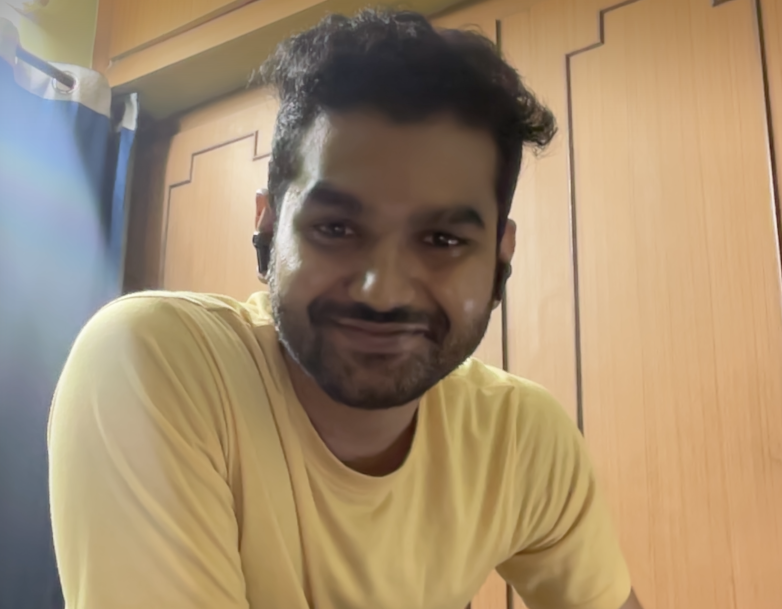
#> input picture cv-engine/uploads/students/132.jpg, 1564 x 1218 px (shown at 1/2 size)
$ python -i debug_face_recognition.py   (imports and definitions only)
#> lines starting #> are read from the running program, lines starting #| are printed output that depends on the picture
#> further down, picture is the input picture: shape (1218, 1564, 3); mean B, G, R 111.4, 140.9, 163.4
#!/usr/bin/env python3

import cv2
import numpy as np
import pickle
import os

def get_face_encoding(image):
    """Get face encoding using OpenCV - returns largest face only"""
    # Preprocess image for better face detection
    gray = cv2.cvtColor(image, cv2.COLOR_BGR2GRAY)
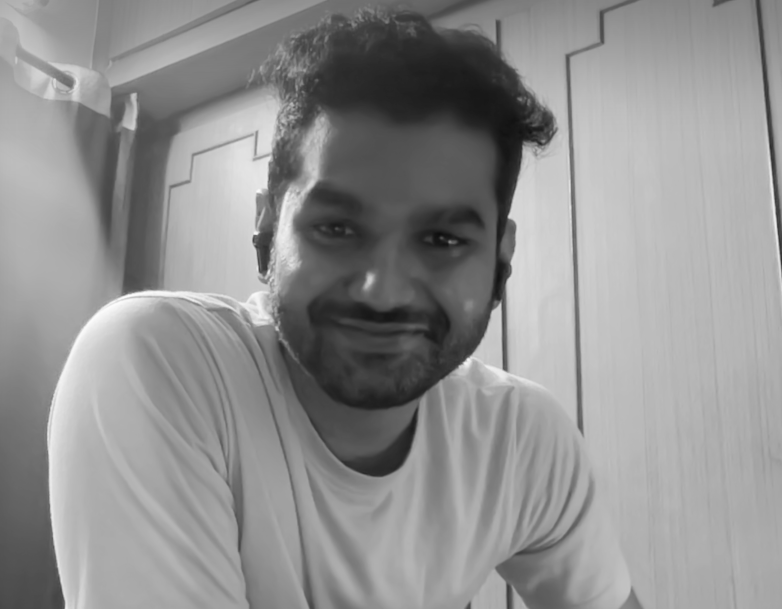
#> gray: shape (1218, 1564) (shown at 1/2 size); min 12, max 253, mean 144.3

    # Apply histogram equalization for better contrast
    gray = cv2.equalizeHist(gray)
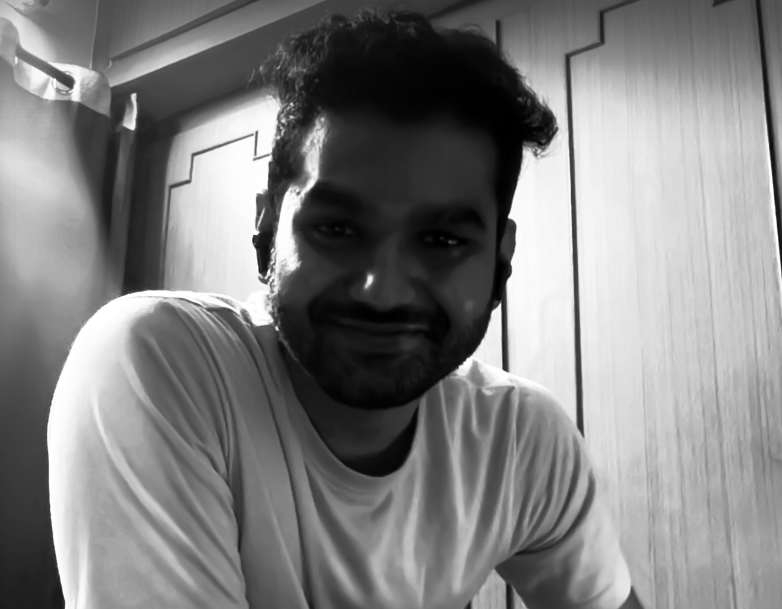
#> gray: shape (1218, 1564) (shown at 1/2 size); min 0, max 255, mean 128.5

    # Try multiple detection parameters for better face detection
    face_cascade = cv2.CascadeClassifier(cv2.data.haarcascades + 'haarcascade_frontalface_default.xml')
    faces = face_cascade.detectMultiScale(
        gray,
        scaleFactor=1.1,
        minNeighbors=3,
        minSize=(30, 30),
        flags=cv2.CASCADE_SCALE_IMAGE
    )
#> faces = ()

    if len(faces) == 0:
        # Try with more lenient parameters
        faces = face_cascade.detectMultiScale(
            gray,
            scaleFactor=1.05,
            minNeighbors=2,
            minSize=(20, 20),
            flags=cv2.CASCADE_SCALE_IMAGE
        )
#> faces = [[509, 252, 543, 543]]

    if len(faces) == 0:
        print(f"No faces detected in image of size: {image.shape}")
        return None

    print(f"Detected {len(faces)} faces")
#| Detected 1 faces

    # Get the largest face
    largest_face = max(faces, key=lambda r: r[2] * r[3])
#> largest_face = [509, 252, 543, 543]
    x, y, w, h = largest_face
#> x = 509; y = 252; w = 543; h = 543

    print(f"Largest face: x={x}, y={y}, w={w}, h={h}")
#| Largest face: x=509, y=252, w=543, h=543

    # Extract face ROI and resize
    face_roi = image[y:y+h, x:x+w]
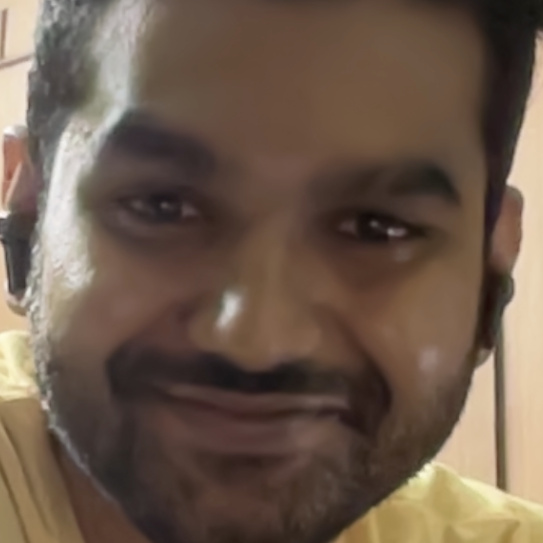
#> face_roi: shape (543, 543, 3); mean B, G, R 76.5, 90.9, 109.7
    face_encoding = cv2.resize(face_roi, (128, 128)).flatten()

    return face_encoding, (x, y, w, h)

def compare_faces(known_encoding, face_encoding, tolerance=25000):
    """Compare faces with tolerance"""
    if known_encoding is None or face_encoding is None:
        return False

    if len(known_encoding) != len(face_encoding):
        print(f"Encoding length mismatch: {len(known_encoding)} vs {len(face_encoding)}")
        return False

    # Calculate Euclidean distance
    dist = np.linalg.norm(known_encoding - face_encoding)
    print(f"Face distance: {dist:.2f}, tolerance: {tolerance}")

    return dist < tolerance

def get_face_confidence(known_encoding, face_encoding):
    """Calculate confidence score based on face distance"""
    if known_encoding is None or face_encoding is None:
        return 0.0

    if len(known_encoding) != len(face_encoding):
        return 0.0

    # Calculate Euclidean distance
    dist = np.linalg.norm(known_encoding - face_encoding)

    # Convert distance to confidence (lower distance = higher confidence)
    max_distance = 50000  # Maximum expected distance
    min_distance = 5000   # Minimum expected distance for good match

    if dist > max_distance:
        return 0.0
    elif dist < min_distance:
        return 1.0
    else:
        # Linear interpolation between min and max
        confidence = 1.0 - ((dist - min_distance) / (max_distance - min_distance))
        return max(0.0, min(1.0, confidence))  # Clamp between 0 and 1

# Load student data
# [8 lines not run here, left out]

# Test with student 132's photo
test_image_path = "uploads/students/132.jpg"
# [36 lines not run here, left out]

>>> import cv2
>>> picture = cv2.imread('uploads/students/132.jpg')
>>> result = get_face_encoding(picture)

$ run again, on cv-engine/uploads/students/172.jpg
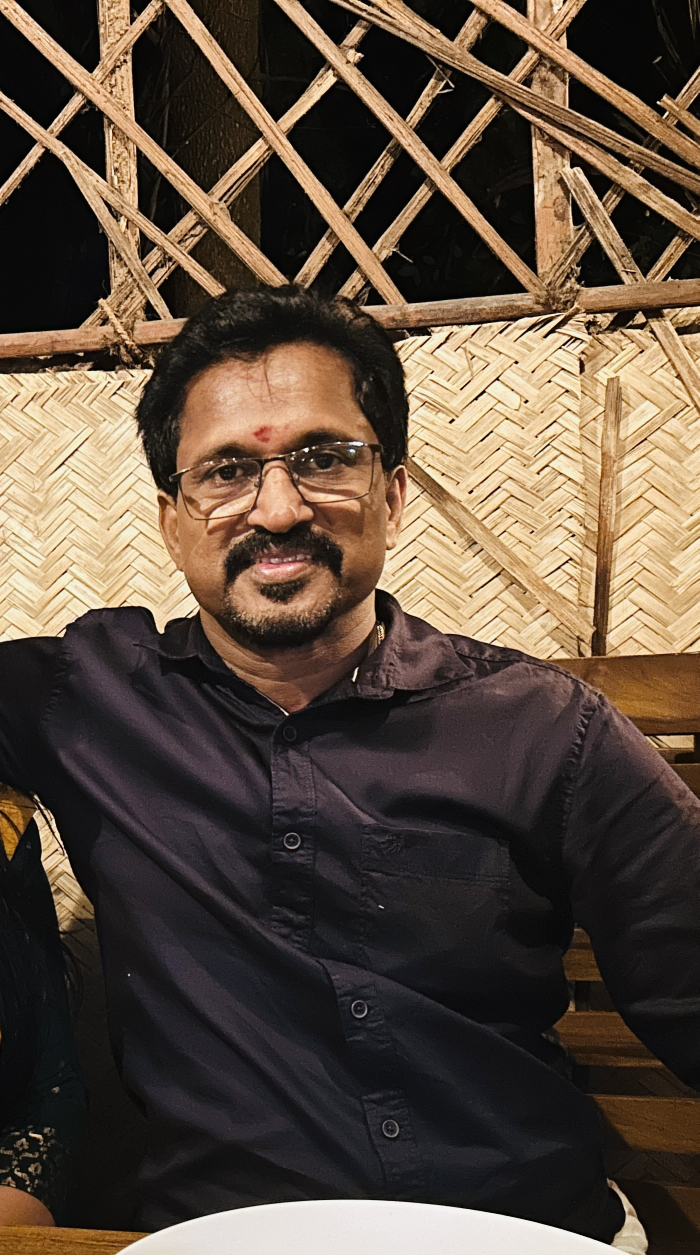
#> input picture cv-engine/uploads/students/172.jpg, 1399 x 2510 px (shown at 1/2 size)
#> picture is the input picture: shape (2510, 1399, 3); mean B, G, R 62.9, 76.7, 91.9
#> in get_face_encoding, `gray = cv2.equalizeHist(gray)`:
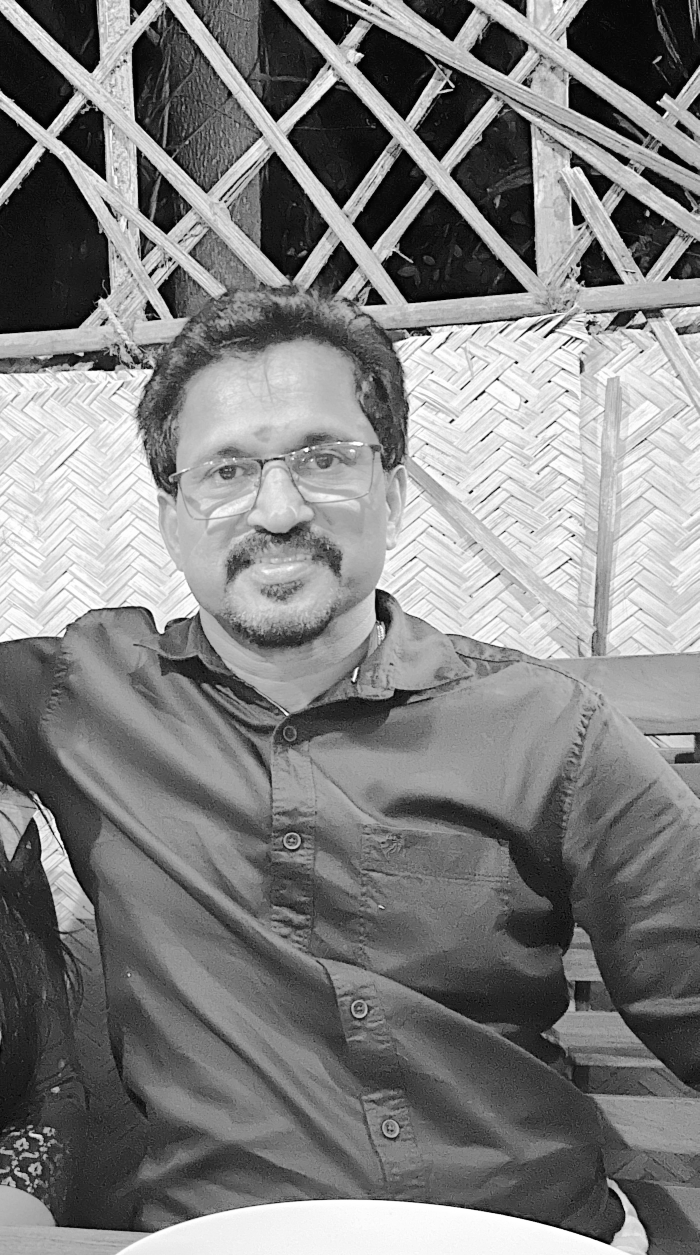
#> gray: shape (2510, 1399) (shown at 1/2 size); min 0, max 255, mean 128.7
#> faces = [[203, 405, 88, 88], [1203, 1045, 155, 155], [292, 722, 527, 527]]
#| Detected 3 faces
#> largest_face = [292, 722, 527, 527]
#> x = 292; y = 722; w = 527
#| Largest face: x=292, y=722, w=527, h=527
#> in get_face_encoding, `face_roi = image[y:y+h, x:x+w]`:
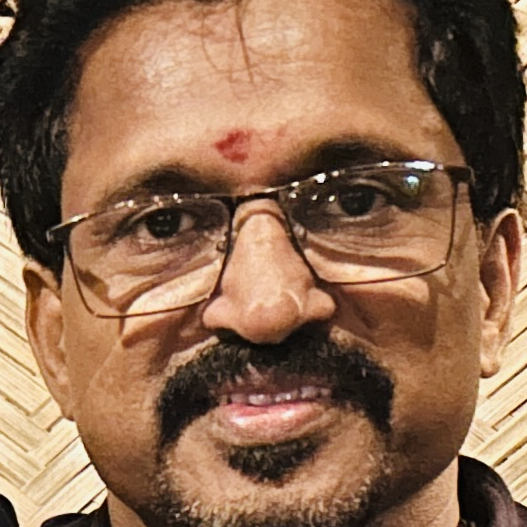
#> face_roi: shape (527, 527, 3); mean B, G, R 78.5, 104.9, 141.4

$ run again, on cv-engine/uploads/students/222.jpg
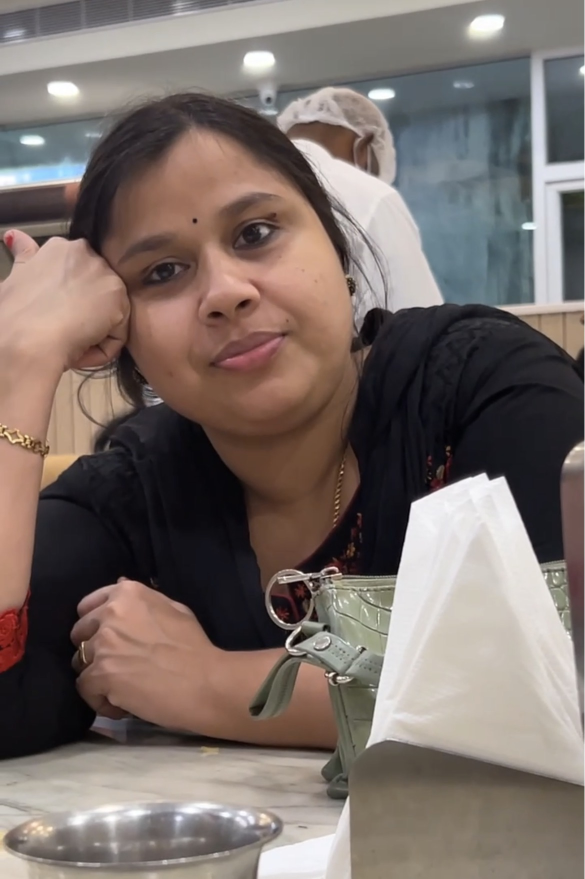
#> input picture cv-engine/uploads/students/222.jpg, 1170 x 1757 px (shown at 1/2 size)
#> picture is the input picture: shape (1757, 1170, 3); mean B, G, R 105.3, 110.5, 122.4
#> in get_face_encoding, `gray = cv2.equalizeHist(gray)`:
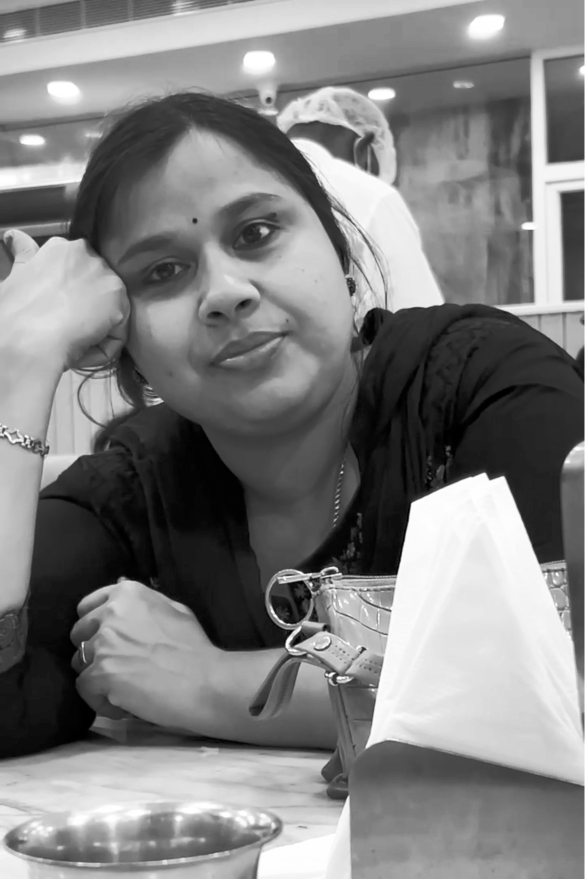
#> gray: shape (1757, 1170) (shown at 1/2 size); min 0, max 255, mean 128.1
#> in get_face_encoding, `faces = face_cascade.detectMultiScale( gray, scaleFactor=1.1, minNeigh..`: faces = ()
#> in get_face_encoding, `faces = face_cascade.detectMultiScale( gray, scaleFactor=1.05, minNeig..`: faces = [[841, 732, 53, 53], [166, 282, 554, 554]]
#| Detected 2 faces
#> largest_face = [166, 282, 554, 554]
#> x = 166; y = 282; w = 554
#| Largest face: x=166, y=282, w=554, h=554
#> in get_face_encoding, `face_roi = image[y:y+h, x:x+w]`:
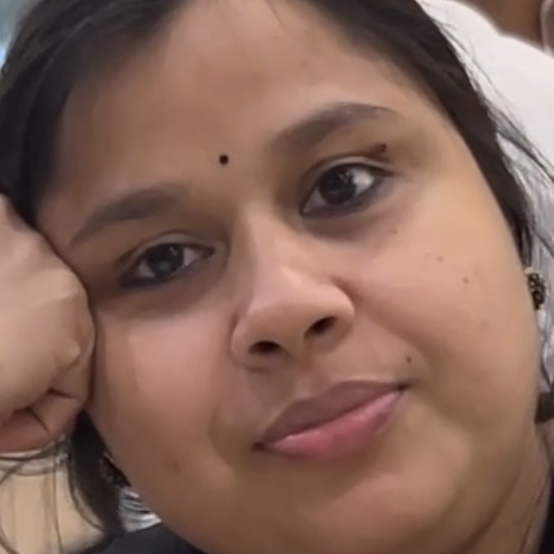
#> face_roi: shape (554, 554, 3); mean B, G, R 88.1, 100.7, 133.1

$ run again, on cv-engine/uploads/students/520.jpg
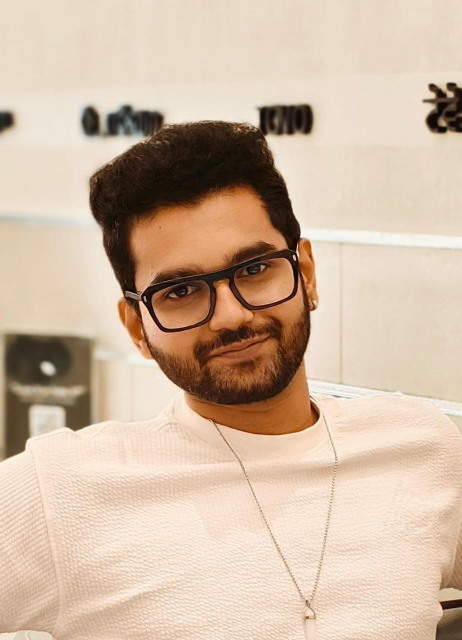
#> input picture cv-engine/uploads/students/520.jpg, 923 x 1280 px (shown at 1/2 size)
#> picture is the input picture: shape (1280, 923, 3); mean B, G, R 163.3, 184.6, 207.6
#> in get_face_encoding, `gray = cv2.equalizeHist(gray)`:
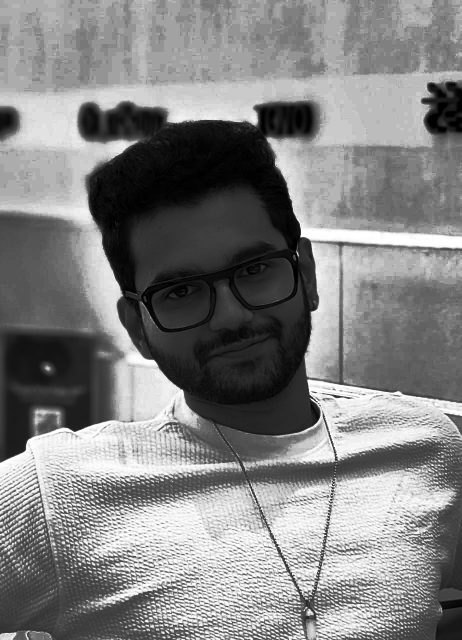
#> gray: shape (1280, 923) (shown at 1/2 size); min 0, max 255, mean 129.8
#> faces = [[680, 76, 65, 65]]
#| Detected 1 faces
#> largest_face = [680, 76, 65, 65]
#> x = 680; y = 76; w = 65
#| Largest face: x=680, y=76, w=65, h=65
#> in get_face_encoding, `face_roi = image[y:y+h, x:x+w]`:
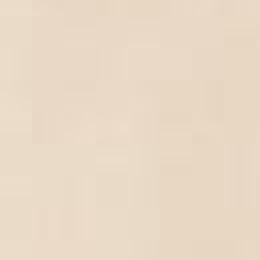
#> face_roi: shape (65, 65, 3) (shown 4 times larger); mean B, G, R 197.9, 216.7, 233.1
